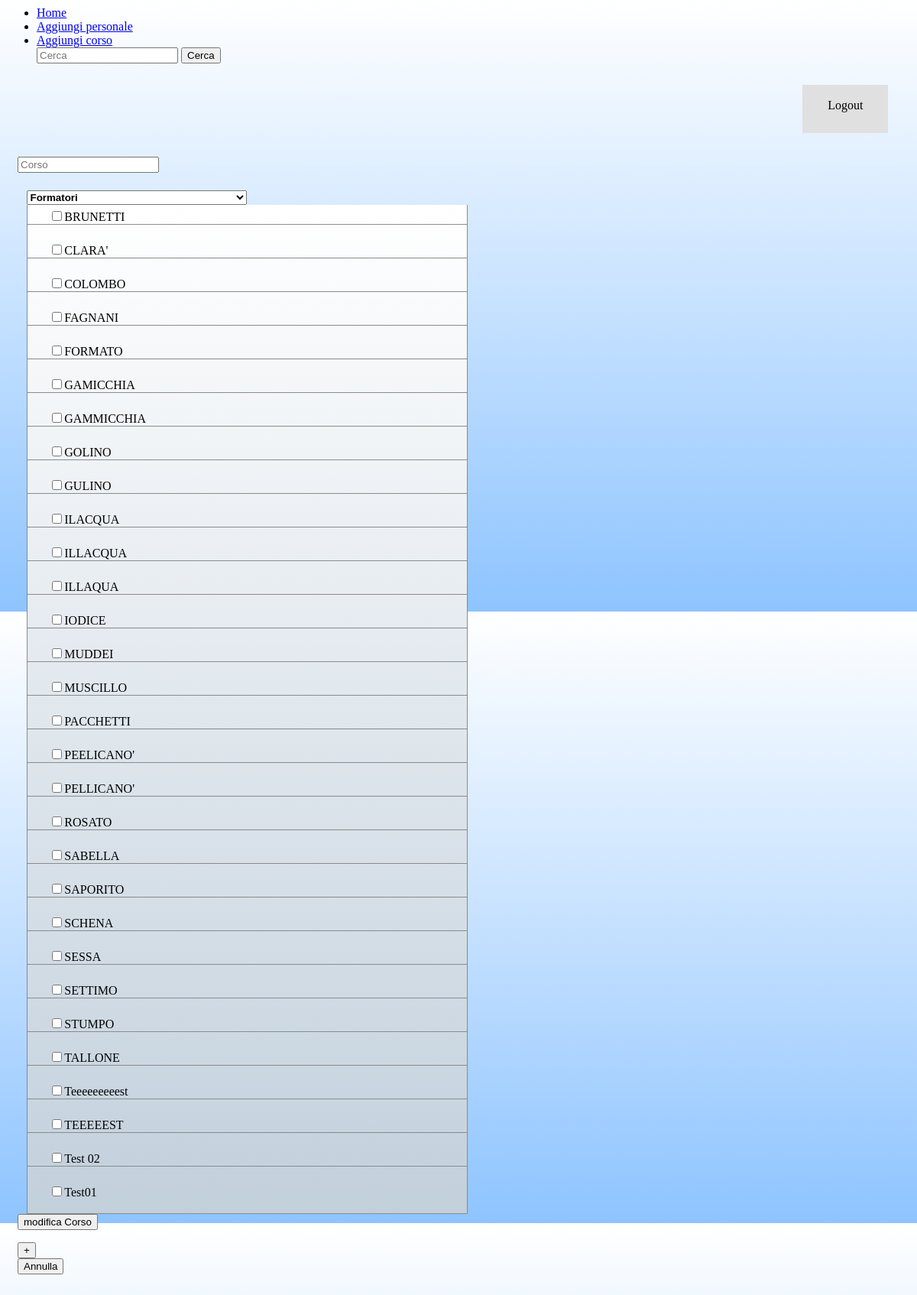
Before: /updateCorso.php (signed in) with the older database file.
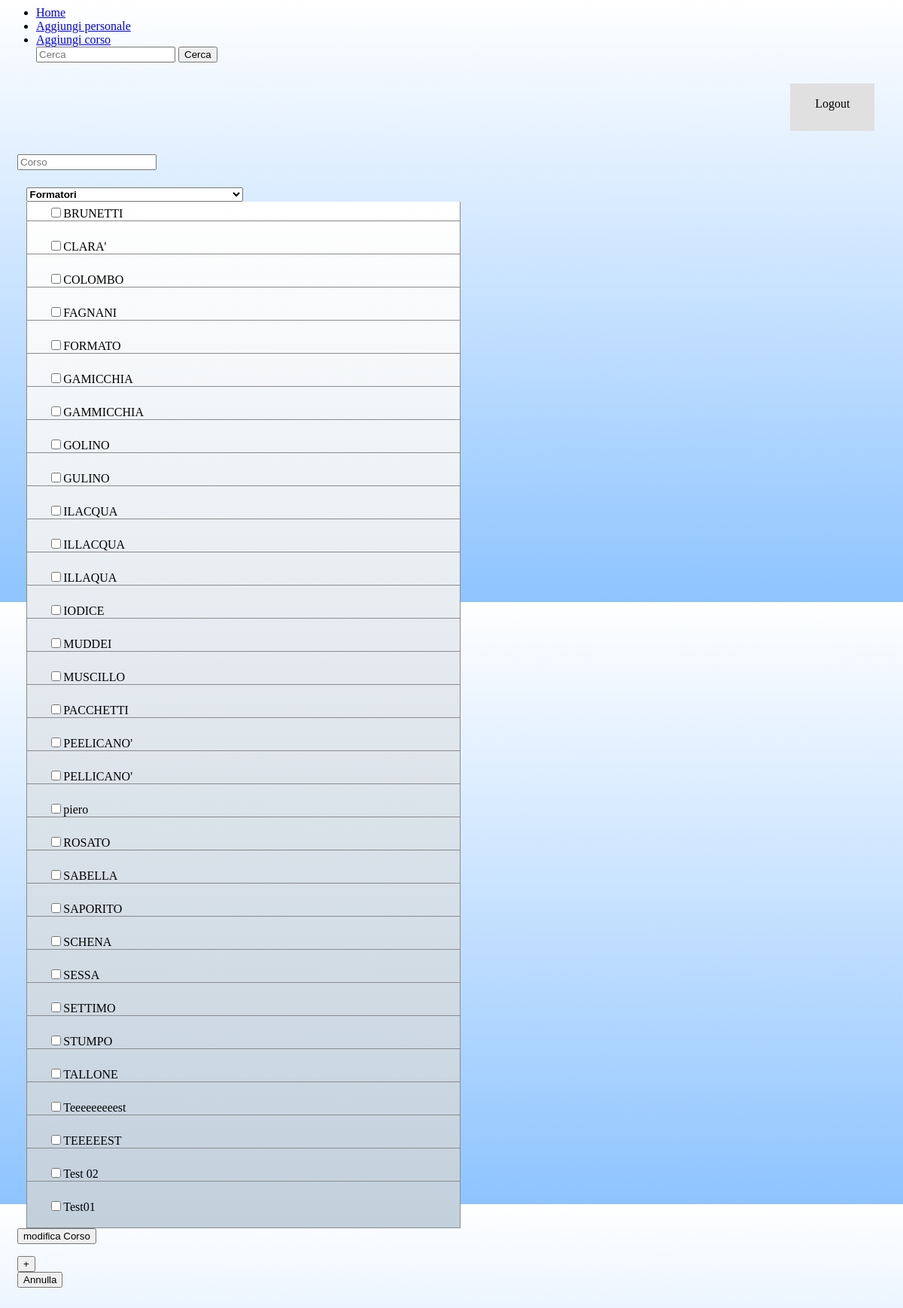
After: the same page with the newer database file.
### tables this page shows
CREATE TABLE `formatori` (
  `Id` int(11) NOT NULL AUTO_INCREMENT,
  `Cognome` varchar(45) NOT NULL,
  PRIMARY KEY (`Id`)
);

### dbHandler.php (called while the page is built, shortened)
<?php
Class DbHandler {
  protected $conn;
  function __construct(){
    $this->servername = 'localhost';
    $this->username = 'root';
    $this->password = 'root';
    $this->dbName = 'corsisicurezzadb';
    try {
      $this->conn = new PDO("mysql:host=$this->servername;dbname=$this->dbName", $this->username, $this->password);
      $this->conn->setAttribute(PDO::ATTR_ERRMODE, PDO::ERRMODE_EXCEPTION);
    }
    catch(PDOException $e) {
      echo "Connection failed: " . $e->getMessage();
    }
  }
  public function query($query){
    try {
      $sth = $this->conn->prepare($query);
      $sth->execute();
      return $sth;
    }
    catch(PDOException $e){
      return null;
    }
  }
}
class InsertHandler extends DbHandler{
  public function getFormatori(){
    $result = [];
    $sedi = $this->query("SELECT * FROM formatori ORDER BY Cognome");
    while ($c = $sedi->fetch())
      array_push($result, $c);
    return $result;
  }
}
?>

### updateCorso.php (the view, shortened to what this page needs)
<?php
  require_once('dbHandler.php');
?>
<html>
<head>
    <link rel="stylesheet" type="text/css" href="style.css">
</head>
<body>
  <div class="">
      <div class="">
          <ul class="">
              <li>
                  <a href="index.html">Home</a>
              </li>
              <li>
                <a href="addPersonale.php">Aggiungi personale</a>
              </li>
              <li>
                <a href="addCorso.php">Aggiungi corso</a>
              </li>
              <form action="DataView.php" method="get">
                  <input type="text" name="src" placeholder="Cerca" value="<?php echo (isset($_GET['src'])) ? $_GET['src'] : ''; ?>" class="searchbox" />
                  <input type="submit" value="Cerca" class="searchbtn" />
              </form>
          </ul>
          <ul class="logout-bar">
              <li>
                  <a href="LogoutResponse.php">Logout</a>
              </li>
          </ul>
      </div>
    <div class="row">
        <div class="col-12 container">
            <div>
                <div>
                  <?php
                    $str = "<form action='updateCorsoResponse.php' method='post'>
                              <input type='hidden' name='src' value='$src'>
                              <input type='hidden' name='pag' value='$pag'>
                              <input type='hidden' name='oldId' value='".$_POST['Id_Corso']."'>
                              <input type='text' name='Id_Corso' placeholder='Corso' value='".$tmp['Id_Corso']."' class=''>
                              <div class='multiselect'>
                                <div class='selectBox'>
                                  <select id='select'>
                                    <option>Formatori</option>
                                  </select>
                                  <div class='overSelect'></div>
                                </div>
                                <div id='checkboxes'>";
                    $i = new InsertHandler();
                    $l = $i->getFormatori();
                    $c = 0;
                    foreach ($l as $key => $value){
                      $str = $str." <label id='$value[0]L' for='$value[0]' class='a'> <input type='checkbox' name='IdFormatore_$c:$value[0]' class='i' ";
                      $str = $str." >$value[1]</label>";
                      $c++;
                    }
                    $str = $str.'</div>
                                </div>
                                <input type="submit" name="submit" value="modifica Corso">
                              </form>
                              <input id="addFormatoriBtn" type="button" onclick="addFormatore()" value="+">
                              <div id="addFormatori" style="display:none">
                                <form id="addFormatoriForm" action="addFormatoreResponse.php" method="post">
                                  <input type="text" name="cognome" placeholder="Cognome Formatore" value="'.$tmp['cognome'].'" class="">
                                  <input type="submit" value="aggiungi formatore">
                                </form>
                              </div>';
                    $str = $str.'<form action="Corso_details.php" method="POST">
                                <input type="hidden" name="Id_Corso" value="'.$tmp['Id_Corso'].'">
                                <input type="hidden" name="src" value="'.$tmp['src'].'">
                                <input type="hidden" name="pag" value="'.$tmp['pag'].'">
                                <input type="submit" value="Annulla">
                              </form>';
                    echo $str;
                  ?>
                </div>
            </div>
        </div>
    </div>
</body>
</html>

### css/style.css (style rules this page uses)
* { box-sizing: border-box; }
body { background: linear-gradient(to top,#8ec4ff,#ffffff); }
.col-12 { width: 100%; }
[class*="col-"] { float: left; padding: 15px; }
.row::after { content: ""; clear: both; display: table; }
.container { height: auto; }
.logout-bar { list-style-type: none; display: inline-block; margin-top: 0; margin-right: 2.5%; padding: 0; overflow: hidden; background: #e0e0e0; color: black; height: 8%; width: auto; float: right; text-align: center; margin-top: 1%; }
.logout-bar li { float: inherit; border-right: 2px solid #8b8b8b; text-align: center; width: auto; padding: 18px; }
.logout-bar li:last-child { border-right: none; }
.logout-bar li a { color: black; text-align: center; padding: 15; text-decoration: none; }
.multiselect { width: 50%; margin-top: 2%; margin-left: 1%; }
.selectBox { position: relative; }
.selectBox select { width: 50%; font-weight: bold; }
.overSelect { position: absolute; left: 0; right: 0; top: 0; bottom: 0; }
#checkboxes { border: 1px #8b8b8b solid; border-top: none; background-color: #c2d0dc; background: linear-gradient(to top,#c2d0dc,#ffffff); }
#checkboxes label { display: block; margin-bottom: 3%; border-bottom: 1px #8b8b8b solid; padding-top: 1%; padding-left: 5%; }
#checkboxes label:last-child { border-bottom: none; }

Changed rows visible on the page:
added formatori: Cognome "piero"
Other visible differences:
form field value: (not shown) → "☐"
form field value: "☐" → (not shown)
